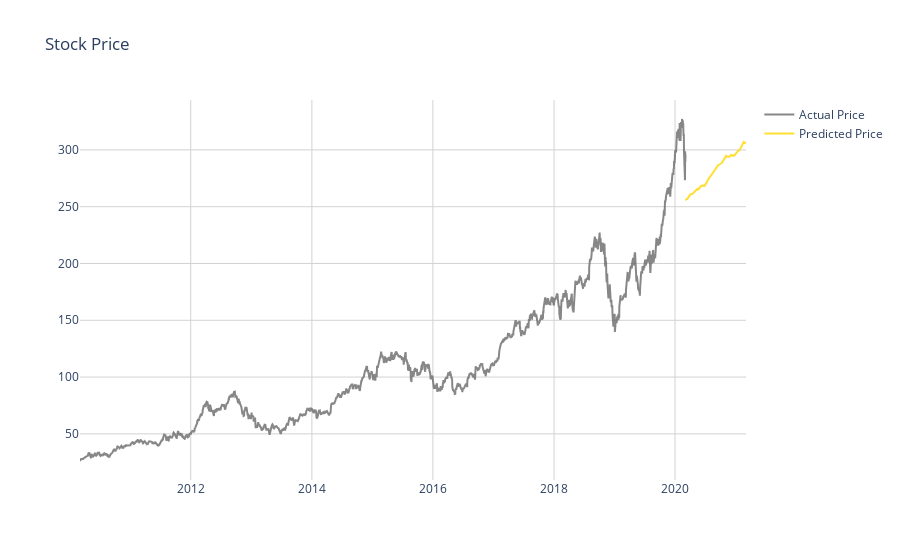

The cell this chart's notebook holds for it:
### Code cell
prophet.predict_stock_price(ticker)

### Figure 1 — Plotly figure (JSON) as saved in the notebook; plotly's stock layout.template omitted (floating-point values rounded to 4 significant figures; data arrays with more than 128 entries replaced by an {"elided": "..."} marker saying what was removed)
{"data": [{"line": {"color": "dimgray"}, "name": "Actual Price", "opacity": 0.8, "type": "scatter", "x": {"elided": "3654 str values"}, "y": {"elided": "3654 float values"}}, {"line": {"color": "gold"}, "name": "Predicted Price", "opacity": 0.8, "type": "scatter", "x": {"elided": "365 str values"}, "y": {"elided": "365 float values"}}], "layout": {"plot_bgcolor": "white", "title": {"text": "Stock Price"}, "xaxis": {"gridcolor": "lightgray", "gridwidth": 1, "showgrid": true}, "yaxis": {"gridcolor": "lightgray", "gridwidth": 1, "showgrid": true}}}
